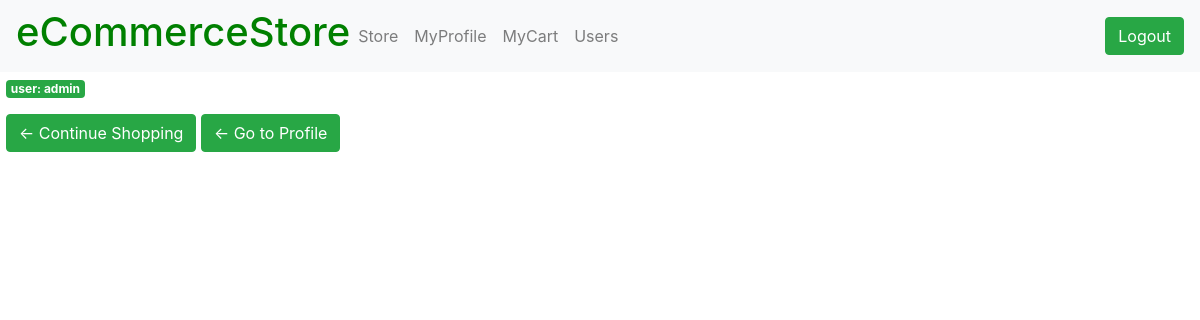
The app's page /store/cart/ (signed in), older data.
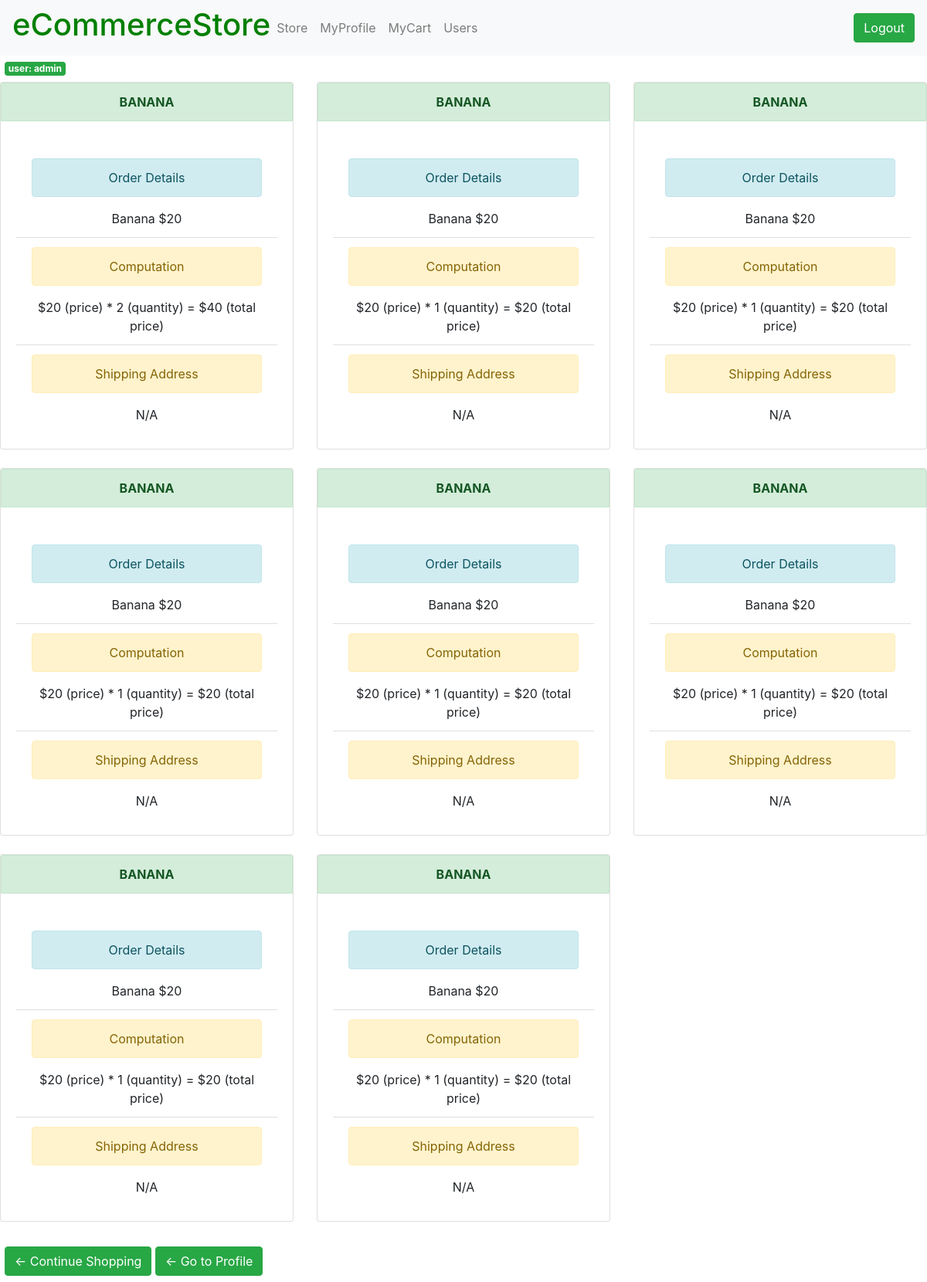
The same page, newer data.
### store/models.py (models this page shows, shortened)
class Order(models.Model):
    user = models.ForeignKey(User, null=True, on_delete=models.DO_NOTHING)
    product = models.ForeignKey(Product, null=True, on_delete=models.DO_NOTHING)
    current_user = models.CharField(max_length=100, null=True)
    product_name = models.CharField(max_length=100, null=True)
    product_price = models.IntegerField(default=0, null=True)
    quantity = models.IntegerField(default=0, null=True)
    total_price = models.IntegerField(default=0, null=True)
    shipping_address = models.CharField(max_length=100, null=True)

### store/views.py (the view)
def cart(request):
    current_user = request.user
    myOrders = Order.objects.filter(current_user=current_user)
    context = {'current_user': current_user, 'myOrders': myOrders}
    return render(request, 'store/cart.html', context)

### store/templates/store/cart.html (shortened to what this page needs)
{% extends 'store/base_logged_in.html' %}
{% load static %}
{% block content %}
    <span class="badge bg-success margin white">user: {{ current_user.username }}</span>
    <div class="row row-cols-1 row-cols-md-3 g-4">
        {% for myOrder in myOrders %}
            <div class="col">
                <div class="card">
                    <div class="card-header alert alert-success textCenter" role="alert"><strong>{{ myOrder.product_name }}</strong></div>
                    <div class="card-body">
                        <ul class="list-group list-group-flush">
                            <li class="list-group-item textCenterTwo">
                                <div class="alert alert-info textCenterTwo" role="alert">Order Details</div>
                                {{ myOrder.product_name }} ${{ myOrder.product_price }}
                            </li>
                            <li class="list-group-item textCenterTwo">
                                <div class="alert alert-warning" role="alert">Computation</div>
                                ${{ myOrder.product_price }} (price) * {{ myOrder.quantity }} (quantity) = ${{ myOrder.total_price }} (total price)
                            </li>
                            <li class="list-group-item textCenterTwo">
                                <div class="alert alert-warning" role="alert">Shipping Address</div>
                                {{ myOrder.shipping_address }}
                            </li>
                        </ul>
                    </div>
                </div>
                <br>
            </div>
        {% endfor %}
    </div>
    <div class="margin">
        <a class="btn btn-success" href="{% url 'store:mystore' %}">&#x2190; Continue Shopping</a>
        <a class="btn btn-success" href="{% url 'store:profile' %}">&#x2190; Go to Profile</a>
    </div>
{% endblock content %}

Row changes from the older to the newer data that the page shows:
added Order: product_name "BANANA", product_name "Banana", product_price "20", quantity "2", total_price "40", shipping_address "N/A"
added Order: product_name "BANANA", product_name "Banana", product_price "20", quantity "1", total_price "20", shipping_address "N/A"
added Order: product_name "BANANA", product_name "Banana", product_price "20", quantity "1", total_price "20", shipping_address "N/A"
added Order: product_name "BANANA", product_name "Banana", product_price "20", quantity "1", total_price "20", shipping_address "N/A"
added Order: product_name "BANANA", product_name "Banana", product_price "20", quantity "1", total_price "20", shipping_address "N/A"
added Order: product_name "BANANA", product_name "Banana", product_price "20", quantity "1", total_price "20", shipping_address "N/A"
added Order: product_name "BANANA", product_name "Banana", product_price "20", quantity "1", total_price "20", shipping_address "N/A"
added Order: product_name "BANANA", product_name "Banana", product_price "20", quantity "1", total_price "20", shipping_address "N/A"
